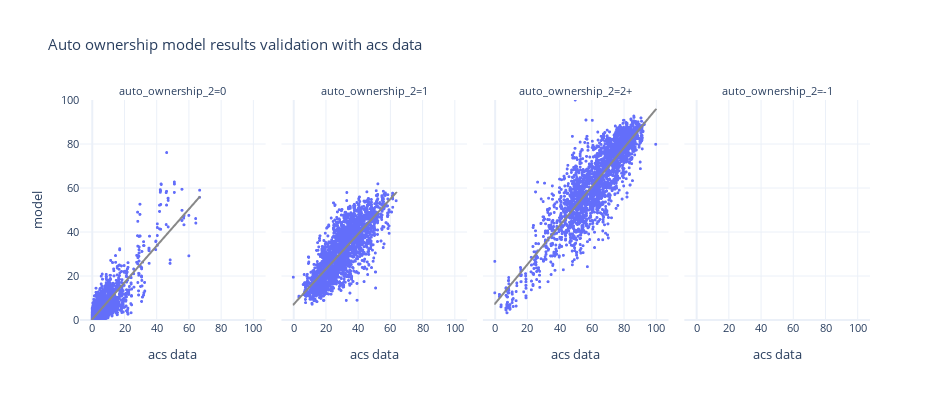

Notebook cell for this chart:
### Code cell
df_plot = pd.pivot(bg_auto_ownership, index=['block_group_id','auto_ownership_2'], columns='source', values='percentage').reset_index()



fig = px.scatter(df_plot, x="acs data", y="model", trendline="ols", trendline_color_override='rgb(136, 136, 136)',
                 template="plotly_white",
                 facet_col='auto_ownership_2', height=400, width=1000,
                 title="Auto ownership model results validation with acs data")
fig.update_xaxes(dtick=20)
fig.update_yaxes(dtick=20,range=[0, 100])
fig.update_traces(marker_size=3)
fig.update_layout(height=400, width=950, font=dict(size=11))
fig.show()

### Figure 1 — Plotly figure (JSON) as saved in the notebook; plotly's stock layout.template omitted (floating-point values rounded to 4 significant figures; data arrays with more than 128 entries replaced by an {"elided": "..."} marker saying what was removed)
{"data": [{"hovertemplate": "auto_ownership_2=0<br>acs data=%{x}<br>model=%{y}<extra></extra>", "legendgroup": "", "marker": {"color": "#636efa", "size": 3, "symbol": "circle"}, "mode": "markers", "name": "", "showlegend": false, "type": "scattergl", "x": {"elided": "2641 float values"}, "xaxis": "x", "y": {"elided": "2641 float values"}, "yaxis": "y"}, {"hovertemplate": "<b>OLS trendline</b><br>model = 0.833943 * acs data + 0.337275<br>R<sup>2</sup>=0.723266<br><br>auto_ownership_2=0<br>acs data=%{x}<br>model=%{y} <b>(trend)</b><extra></extra>", "legendgroup": "", "line": {"color": "rgb(136, 136, 136)"}, "marker": {"color": "#636efa", "size": 3, "symbol": "circle"}, "mode": "lines", "name": "", "showlegend": false, "type": "scattergl", "x": {"elided": "2624 float values"}, "xaxis": "x", "y": {"elided": "2624 float values"}, "yaxis": "y"}, {"hovertemplate": "auto_ownership_2=1<br>acs data=%{x}<br>model=%{y}<extra></extra>", "legendgroup": "", "marker": {"color": "#636efa", "size": 3, "symbol": "circle"}, "mode": "markers", "name": "", "showlegend": false, "type": "scattergl", "x": {"elided": "2641 float values"}, "xaxis": "x2", "y": {"elided": "2641 float values"}, "yaxis": "y2"}, {"hovertemplate": "<b>OLS trendline</b><br>model = 0.797097 * acs data + 6.94565<br>R<sup>2</sup>=0.638544<br><br>auto_ownership_2=1<br>acs data=%{x}<br>model=%{y} <b>(trend)</b><extra></extra>", "legendgroup": "", "line": {"color": "rgb(136, 136, 136)"}, "marker": {"color": "#636efa", "size": 3, "symbol": "circle"}, "mode": "lines", "name": "", "showlegend": false, "type": "scattergl", "x": {"elided": "2633 float values"}, "xaxis": "x2", "y": {"elided": "2633 float values"}, "yaxis": "y2"}, {"hovertemplate": "auto_ownership_2=2+<br>acs data=%{x}<br>model=%{y}<extra></extra>", "legendgroup": "", "marker": {"color": "#636efa", "size": 3, "symbol": "circle"}, "mode": "markers", "name": "", "showlegend": false, "type": "scattergl", "x": {"elided": "2641 float values"}, "xaxis": "x3", "y": {"elided": "2641 float values"}, "yaxis": "y3"}, {"hovertemplate": "<b>OLS trendline</b><br>model = 0.883963 * acs data + 7.30378<br>R<sup>2</sup>=0.761939<br><br>auto_ownership_2=2+<br>acs data=%{x}<br>model=%{y} <b>(trend)</b><extra></extra>", "legendgroup": "", "line": {"color": "rgb(136, 136, 136)"}, "marker": {"color": "#636efa", "size": 3, "symbol": "circle"}, "mode": "lines", "name": "", "showlegend": false, "type": "scattergl", "x": {"elided": "2634 float values"}, "xaxis": "x3", "y": {"elided": "2634 float values"}, "yaxis": "y3"}, {"hovertemplate": "auto_ownership_2=-1<br>acs data=%{x}<br>model=%{y}<extra></extra>", "legendgroup": "", "marker": {"color": "#636efa", "size": 3, "symbol": "circle"}, "mode": "markers", "name": "", "showlegend": false, "type": "scattergl", "x": [null, null, null], "xaxis": "x4", "y": [null, null, null], "yaxis": "y4"}, {"hovertemplate": "auto_ownership_2=-1<extra></extra>", "legendgroup": "", "line": {"color": "rgb(136, 136, 136)"}, "marker": {"color": "#636efa", "size": 3, "symbol": "circle"}, "mode": "lines", "name": "", "showlegend": false, "type": "scattergl", "xaxis": "x4", "yaxis": "y4"}], "layout": {"annotations": [{"font": {}, "showarrow": false, "text": "auto_ownership_2=0", "x": 0.1175, "xanchor": "center", "xref": "paper", "y": 1.0, "yanchor": "bottom", "yref": "paper"}, {"font": {}, "showarrow": false, "text": "auto_ownership_2=1", "x": 0.3725, "xanchor": "center", "xref": "paper", "y": 1.0, "yanchor": "bottom", "yref": "paper"}, {"font": {}, "showarrow": false, "text": "auto_ownership_2=2+", "x": 0.6275, "xanchor": "center", "xref": "paper", "y": 1.0, "yanchor": "bottom", "yref": "paper"}, {"font": {}, "showarrow": false, "text": "auto_ownership_2=-1", "x": 0.8825, "xanchor": "center", "xref": "paper", "y": 1.0, "yanchor": "bottom", "yref": "paper"}], "font": {"size": 11}, "height": 400, "legend": {"tracegroupgap": 0}, "title": {"text": "Auto ownership model results validation with acs data"}, "width": 950, "xaxis": {"anchor": "y", "domain": [0.0, 0.235], "dtick": 20, "title": {"text": "acs data"}}, "xaxis2": {"anchor": "y2", "domain": [0.255, 0.49], "dtick": 20, "matches": "x", "title": {"text": "acs data"}}, "xaxis3": {"anchor": "y3", "domain": [0.51, 0.745], "dtick": 20, "matches": "x", "title": {"text": "acs data"}}, "xaxis4": {"anchor": "y4", "domain": [0.765, 1.0], "dtick": 20, "matches": "x", "title": {"text": "acs data"}}, "yaxis": {"anchor": "x", "domain": [0.0, 1.0], "dtick": 20, "range": [0, 100], "title": {"text": "model"}}, "yaxis2": {"anchor": "x2", "domain": [0.0, 1.0], "dtick": 20, "matches": "y", "range": [0, 100], "showticklabels": false}, "yaxis3": {"anchor": "x3", "domain": [0.0, 1.0], "dtick": 20, "matches": "y", "range": [0, 100], "showticklabels": false}, "yaxis4": {"anchor": "x4", "domain": [0.0, 1.0], "dtick": 20, "matches": "y", "range": [0, 100], "showticklabels": false}}}
